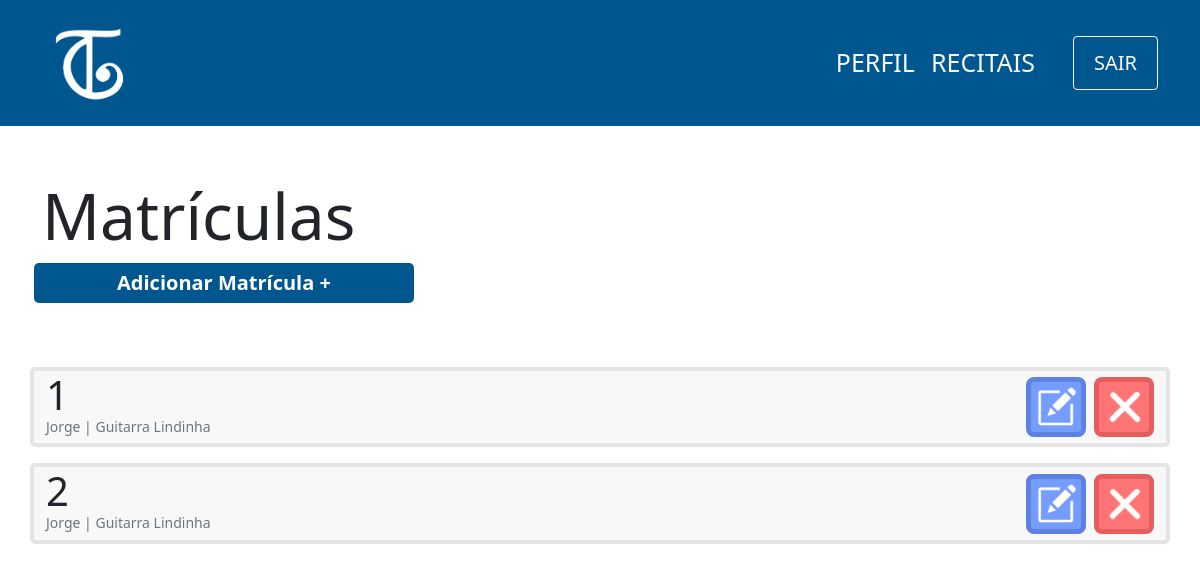
Before: /view/matricula/index.php with the older database file.
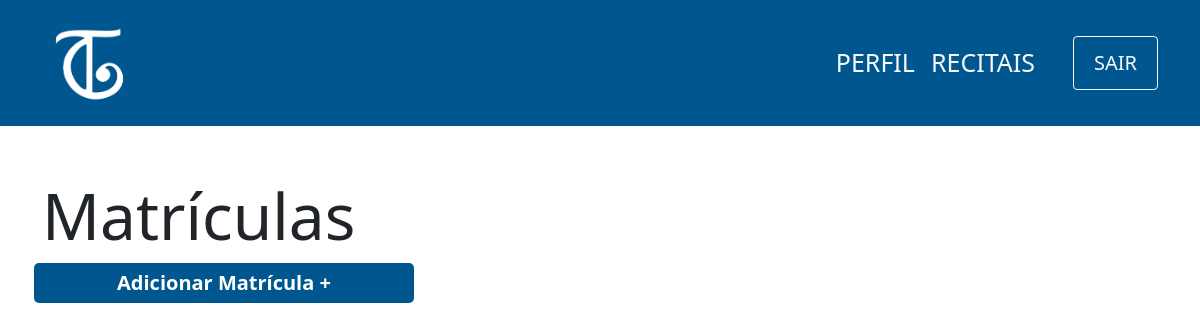
After: the same page with the newer database file.
### tables this page shows
CREATE TABLE matricula(
                id INTEGER PRIMARY KEY,
                id_aluno integer not null,
                id_curso integer not null,    
                foreign key (id) references curso(id_curso),
                foreign key (id) references aluno(id_aluno)
            );

CREATE TABLE aluno(
                id INTEGER PRIMARY KEY,
                cpf varchar(11) not null,
                nome varchar(100) not null,
                username varchar(100) not null,
                responsavel varchar(100),
                data_nasc date not null,
                senha varchar(100) not null,
                email varchar(100) not null                    
            );

CREATE TABLE curso(
                id INTEGER PRIMARY KEY,
                nome varchar(100) not null,
                id_professor integer not null,
                FOREIGN KEY (id) references professor(id_professor)
            );

### controller/matricula/index.php (called while the page is built)
<?php
    require '../../db/connection.php';
    try {
        $sql=$db->prepare('SELECT matricula.id,curso.nome as nomeCurso,aluno.nome as nomeAluno
        FROM MATRICULA join CURSO on CURSO.id = MATRICULA.id_curso
        JOIN ALUNO on ALUNO.id = MATRICULA.id_aluno');
        $sql->execute();
        $matriculas=$sql->fetchAll(PDO::FETCH_ASSOC);
    } catch (PDOException $e) {
        echo 'Erro ao executar comando no banco de dados: ' . $e->getMessage();
        exit();
    }
?>

### view/matricula/index.php (the view, shortened to what this page needs)
<?php
    include '../../layouts/navbar.php';
    include '../../controller/matricula/index.php';
?>
<div class="container">
    <div class="row mt-5">
        <h1 class="mt-1 display-3">Matrículas</h1>
        <span class="btn-principal col-md-4 col-sm-12 mx-1 text-center mb-5">
            <a href="cadastro.php">Adicionar Matrícula +</a>
        </span>
        <?php
            foreach($matriculas as $matricula){
                echo '
                <div class="col-12 card d-flex flex-row justify-content-between mt-3">
                    <div class="d-flex flex-column">
                        <p class="m-0 display-6">'.$matricula['id'].'</p>
                        <p class="m-0 text-muted display-3 mb-2" style="font-size:14px">'.$matricula['nomeAluno'].' | '.$matricula['nomeCurso'].'</p>
                    </div>
                    <div class="d-flex align-items-center" id="'.$matricula['id'].'">
                        <button class="btn-editar mx-2">
                            <img src="../../images/edit-icon.png" width=40px>
                        </button>
                        <button class="btn-remover">
                            <img src="../../images/delete-icon.png" width=40px>
                        </button>
                    </div>
                </div>
                ';
            }?>
    </div>
</div>

Changed rows visible on the page:
removed matricula: id "1", id_aluno.nome "Jorge", id_curso.nome "Guitarra Lindinha"
removed matricula: id "2", id_aluno.nome "Jorge", id_curso.nome "Guitarra Lindinha"
